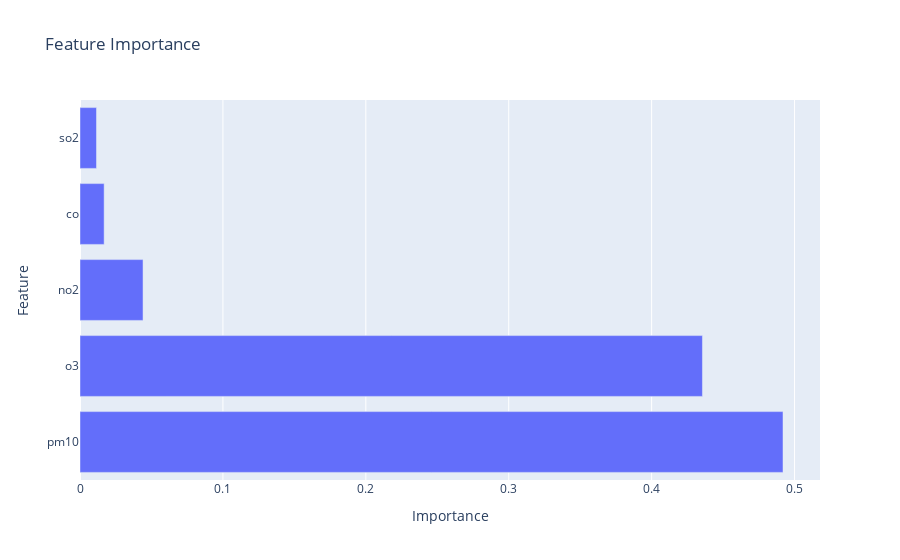

Write notebook code for a chart like this one.
### Code cell
import plotly.express as px

model = GradientBoostingClassifier()
model.fit(x_train, y_train)

# Get feature importances
feature_importances = model.feature_importances_

# Create a DataFrame with feature names and their importances
feature_df = pd.DataFrame({'Feature': x_train.columns, 'Importance': feature_importances})

# Sort the DataFrame by importance in descending order
feature_df = feature_df.sort_values(by='Importance', ascending=False)

# Plot feature importance
fig = px.bar(feature_df, x='Importance', y='Feature', orientation='h', title='Feature Importance')
fig.show()

### Figure 1 — Plotly figure (JSON) as saved in the notebook; plotly's stock layout.template omitted (floating-point values rounded to 4 significant figures)
{"data": [{"alignmentgroup": "True", "hovertemplate": "Importance=%{x}<br>Feature=%{y}<extra></extra>", "legendgroup": "", "marker": {"color": "#636efa", "pattern": {"shape": ""}}, "name": "", "offsetgroup": "", "orientation": "h", "showlegend": false, "textposition": "auto", "type": "bar", "x": [0.4919, 0.4355, 0.04411, 0.01689, 0.01154], "xaxis": "x", "y": ["pm10", "o3", "no2", "co", "so2"], "yaxis": "y"}], "layout": {"barmode": "relative", "legend": {"tracegroupgap": 0}, "title": {"text": "Feature Importance"}, "xaxis": {"anchor": "y", "domain": [0, 1], "title": {"text": "Importance"}}, "yaxis": {"anchor": "x", "domain": [0, 1], "title": {"text": "Feature"}}}}
